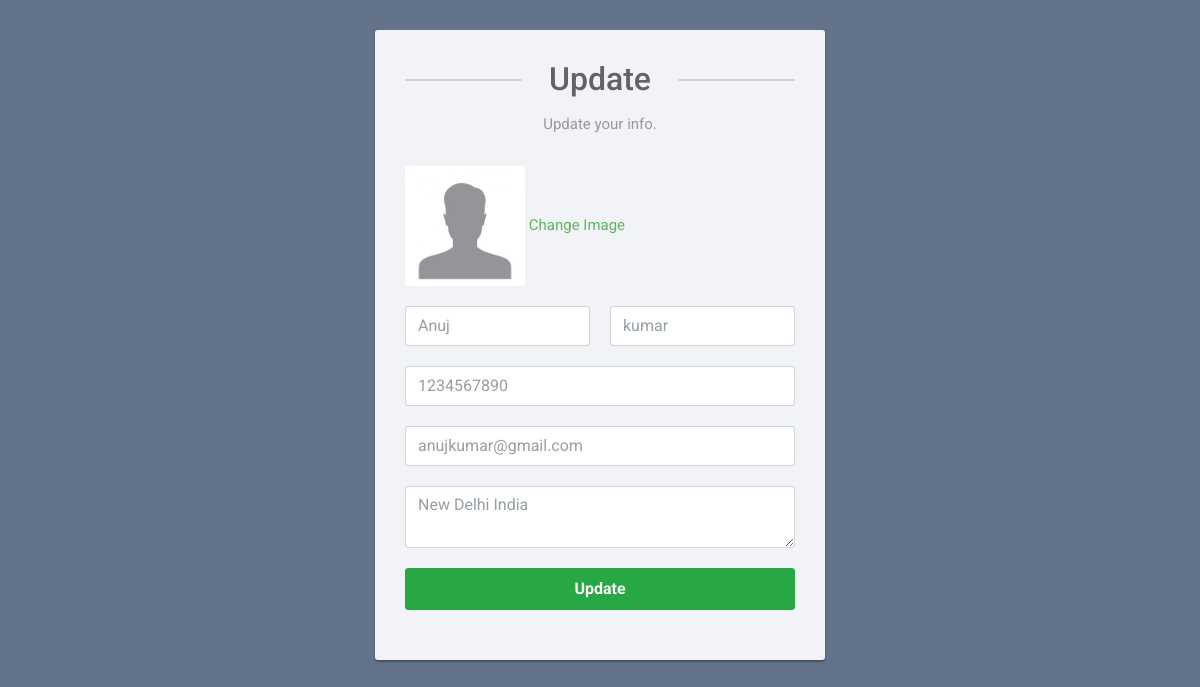
The app's page /edit.php?editid=8 with its own data.
### tables this page shows
CREATE TABLE `tblusers` (
  `ID` int(10) NOT NULL,
  `FirstName` varchar(200) DEFAULT NULL,
  `LastName` varchar(200) DEFAULT NULL,
  `MobileNumber` bigint(10) DEFAULT NULL,
  `Email` varchar(200) DEFAULT NULL,
  `Address` mediumtext DEFAULT NULL,
  `ProfilePic` varchar(200) DEFAULT NULL,
  `CreationDate` timestamp NOT NULL DEFAULT current_timestamp() ON UPDATE current_timestamp()
);

### edit.php (the view, shortened to what this page needs)
<?php
include('dbconnection.php');
?>
<!DOCTYPE html>
<html lang="en">
<head>
<link rel="stylesheet" href="https://stackpath.bootstrapcdn.com/bootstrap/4.5.0/css/bootstrap.min.css">
<link rel="stylesheet" href="https://maxcdn.bootstrapcdn.com/font-awesome/4.7.0/css/font-awesome.min.css">
</head>
<body>
<div class="signup-form">
    <form  method="POST">
 <?php
$eid=$_GET['editid'];
$ret=mysqli_query($con,"select * from tblusers where ID='$eid'");
while ($row=mysqli_fetch_array($ret)) {
?>
		<h2>Update </h2>
		<p class="hint-text">Update your info.</p>
	<div class="form-group">
<img src="profilepics/<?php  echo $row['ProfilePic'];?>" width="120" height="120">
<a href="change-image.php?userid=<?php echo $row['ID'];?>">Change Image</a>
		</div>
        <div class="form-group">
			<div class="row">
				<div class="col"><input type="text" class="form-control" name="fname" value="<?php  echo $row['FirstName'];?>" required="true"></div>
				<div class="col"><input type="text" class="form-control" name="lname" value="<?php  echo $row['LastName'];?>" required="true"></div>
			</div>
        </div>
        <div class="form-group">
            <input type="text" class="form-control" name="contactno" value="<?php  echo $row['MobileNumber'];?>" required="true" maxlength="10" pattern="[0-9]+">
        </div>
        <div class="form-group">
        	<input type="email" class="form-control" name="email" value="<?php  echo $row['Email'];?>" required="true">
        </div>
		<div class="form-group">
            <textarea class="form-control" name="address" required="true"><?php  echo $row['Address'];?></textarea>
        </div>
<?php
}?>
		<div class="form-group">
            <button type="submit" class="btn btn-success btn-lg btn-block" name="submit">Update</button>
        </div>
    </form>
</div>
</body>
</html>

### edit.php (style rules this page uses)
body { color: #fff; background: #63738a; font-family: 'Roboto', sans-serif; }
.form-control { height: 40px; box-shadow: none; color: #969fa4; }
.form-control, .btn { border-radius: 3px; }
.signup-form { width: 450px; margin: 0 auto; padding: 30px 0; font-size: 15px; }
.signup-form h2 { color: #636363; margin: 0 0 15px; position: relative; text-align: center; }
.signup-form h2:before, .signup-form h2:after { content: ""; height: 2px; width: 30%; background: #d4d4d4; position: absolute; top: 50%; z-index: 2; }
.signup-form h2:before { left: 0; }
.signup-form h2:after { right: 0; }
.signup-form .hint-text { color: #999; margin-bottom: 30px; text-align: center; }
.signup-form form { color: #999; border-radius: 3px; margin-bottom: 15px; background: #f2f3f7; box-shadow: 0px 2px 2px rgba(0, 0, 0, 0.3); padding: 30px; }
.signup-form .form-group { margin-bottom: 20px; }
.signup-form .btn { font-size: 16px; font-weight: bold; min-width: 140px; outline: none !important; }
.signup-form .row div:first-child { padding-right: 10px; }
.signup-form .row div:last-child { padding-left: 10px; }
.signup-form a { color: #fff; text-decoration: underline; }
.signup-form form a { color: #5cb85c; text-decoration: none; }

### records on screen
tblusers: ProfilePic (picture), fname "Anuj", lname "kumar", contactno "1234567890", email "anujkumar@gmail.com", address "New Delhi India"
